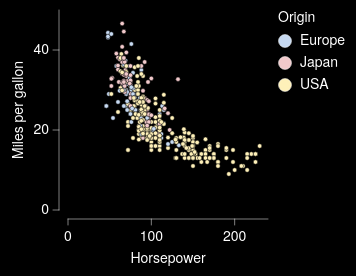

Here is the Vega-Lite specification saved for this chart:
### Vega-Lite specification from a JSON file in a GitHub repository (floating-point values rounded to 4 significant figures; data arrays with more than 128 entries replaced by an {"elided": "..."} marker saying what was removed)
{"background": "black", "config": {"arc": {"fill": "#DBDBDB", "fillOpacity": 1.0, "innerRadius": 25.0, "padAngle": 0.03, "stroke": "black", "strokeOpacity": 1, "strokeWidth": 0.25}, "area": {"fill": "#DBDBDB", "fillOpacity": 1.0, "stroke": "black", "strokeOpacity": 1, "strokeWidth": 0.25}, "axis": {"domain": true, "domainCap": "round", "domainColor": "white", "domainWidth": 0.25, "grid": false, "gridCap": "round", "gridColor": "#F1F1F1", "gridDash": [0, 0], "gridOpacity": 1.0, "gridWidth": 0.25, "labelColor": "white", "labelFont": "Helvetica Neue", "labelFontSize": 7, "labelFontStyle": "normal", "labelFontWeight": 400, "offset": 4.5, "ticks": true, "tickCap": "round", "tickColor": "white", "tickRound": false, "tickSize": 3, "tickWidth": 0.25, "titleColor": "white", "titleFont": "Helvetica Neue", "titleFontSize": 7, "titleFontStyle": "normal", "titleFontWeight": 400}, "axisX": {"domain": true, "labelAlign": "center", "labelAngle": 0, "labels": true, "ticks": true, "translate": 0}, "axisY": {"domain": true, "labelAlign": "right", "labelAngle": 0, "labels": true, "ticks": true, "translate": 0}, "axisRight": {"domain": true, "labelAlign": "left", "labelAngle": 0, "labels": true, "ticks": true, "translate": 0}, "axisTop": {"domain": true, "labelAlign": "center", "labelAngle": 0, "labels": true, "ticks": true, "translate": 0}, "axisBand": {"tickOffset": 0}, "bar": {"fill": "#DBDBDB", "fillOpacity": 1.0, "stroke": "black", "strokeOpacity": 1, "strokeWidth": 0.25}, "boxplot": {"size": 9.0, "ticks": {"cornerRadius": 0.25, "fill": "white", "size": 4.5, "thickness": 0.25}, "box": {"fillOpacity": 1.0, "stroke": "black", "strokeOpacity": 1, "strokeWidth": 0.25}, "median": {"fill": "black", "fillOpacity": 1.0, "size": 9.0, "thickness": 0.25}, "rule": {"fill": "white", "fillOpacity": 1.0, "size": 10.0, "stroke": "white", "strokeDash": [0, 0], "strokeOpacity": 1, "strokeWidth": 0.25}, "outliers": {"color": "white", "fill": "white", "fillOpacity": 1.0, "size": 0, "stroke": "black", "strokeOpacity": 1, "strokeWidth": 0.25}}, "circle": {"fill": "white", "fillOpacity": 1.0, "size": 0.5, "stroke": null, "strokeOpacity": 1, "strokeWidth": 0.25}, "errorband": {"band": {"fillOpacity": 0.6, "stroke": null, "strokeWidth": 0.25, "strokeOpacity": 1}, "borders": {"opacity": 0, "strokeOpacity": 0.25, "strokeWidth": 1}}, "errorbar": {"opacity": 1, "rule": {"strokeDash": [0, 0], "strokeWidth": 0.25}, "ticks": {"color": "white", "cornerRadius": 0.125, "opacity": 1, "size": 6.0, "thickness": 0.25}, "thickness": 0.25}, "font": "Helvetica Neue", "geoshape": {"fill": "#DBDBDB", "fillOpacity": 1.0, "stroke": "white", "strokeOpacity": 1, "strokeWidth": 0.25}, "header": {"labelColor": "white", "labelFont": "Helvetica Neue", "labelFontSize": 7, "labelFontStyle": "normal", "labelFontWeight": 400, "titleColor": "white", "titleFont": "Helvetica Neue", "titleFontSize": 7, "titleFontStyle": "normal", "titleFontWeight": 400, "titlePadding": 0}, "legend": {"disable": false, "offset": 4.5, "gradientLength": 50.0, "gradientThickness": 5.0, "gradientOpacity": 1.0, "gradientStrokeColor": "white", "gradientStrokeWidth": 0.25, "labelColor": "white", "labelFont": "Helvetica Neue", "labelFontSize": 7, "labelFontStyle": "normal", "labelFontWeight": 400, "strokeColor": "white", "strokeWidth": 0, "symbolSize": 42, "symbolStrokeColor": "white", "symbolStrokeWidth": 0.25, "titleColor": "white", "titleFont": "Helvetica Neue", "titleFontSize": 7, "titleFontStyle": "normal", "titleFontWeight": 400}, "line": {"color": "white", "stroke": "white", "strokeCap": "round", "strokeDash": [0, 0], "strokeOpacity": 1, "strokeWidth": 0.375}, "point": {"filled": true, "fill": "#DBDBDB", "fillOpacity": 1.0, "size": 5.0, "stroke": "black", "strokeOpacity": 1, "strokeWidth": 0.25}, "range": {"category": ["#C6D9F1", "#F1C9CB", "#FEF0B9", "#CEE37A", "#7AA8E0", "#E589A3", "#FDDD5D", "#68B961", "#4177B1", "#C35082", "#E5C227", "#438156"], "diverging": {"scheme": ["#C35082", "#CE6D94", "#D989A7", "#E2A4BA", "#EABFCE", "#F1DBE2", "#F6F6F6", "#D7E0EB", "#B9CBE0", "#9BB6D5", "#7DA1C9", "#5F8CBD", "#4177B1"]}, "heatmap": {"scheme": ["#DFE9F7", "#C6D9F1", "#ADC8EC", "#94B8E6", "#7AA8E0", "#6097DA", "#4D87CA", "#4177B1", "#386898", "#2F597F", "#264A69", "#1D3A58"]}, "ordinal": {"scheme": ["#F1F1F1", "#DBDBDB", "#C6C6C6", "#B2B2B2", "#9D9D9D", "#898989", "#767676", "#636363", "#515151", "#404040", "#2F2F2F", "#1F1F1F"]}, "ramp": {"scheme": ["#DFE9F7", "#C6D9F1", "#ADC8EC", "#94B8E6", "#7AA8E0", "#6097DA", "#4D87CA", "#4177B1", "#386898", "#2F597F", "#264A69", "#1D3A58"]}}, "rule": {"color": "white", "stroke": "white", "strokeCap": "round", "strokeDash": [2, 2], "strokeOpacity": 1, "strokeWidth": 0.25}, "scale": {"bandPaddingInner": 0.1, "bandPaddingOuter": 0.1, "round": false}, "rect": {"fill": "#DBDBDB", "fillOpacity": 1.0, "stroke": "black", "strokeOpacity": 1, "strokeWidth": 0.25}, "square": {"fill": "#DBDBDB", "fillOpacity": 1.0, "size": 10.0, "stroke": "black", "strokeOpacity": 1, "strokeWidth": 0.25}, "text": {"color": "white", "font": "Helvetica Neue", "fontSize": 7, "fontStyle": "normal", "fontWeight": 400}, "title": {"anchor": "middle", "frame": "group", "color": "white", "font": "Helvetica Neue", "fontSize": 7, "fontStyle": "normal", "fontWeight": 400, "subtitleColor": "white", "subtitleFont": "Helvetica Neue", "subtitleFontSize": "Helvetica Neue", "subtitleFontStyle": "normal", "subtitleFontWeight": 400}, "view": {"continuousWidth": 100, "continuousHeight": 100, "discreteWidth": 100, "discreteHeight": 100, "fill": null, "stroke": null, "strokeWidth": 0.25}}, "data": {"name": "data-7285c4e2e195e5a75737a34913199f5f"}, "mark": {"type": "point"}, "encoding": {"color": {"field": "Origin", "type": "nominal"}, "x": {"field": "Horsepower", "type": "quantitative"}, "y": {"field": "Miles_per_Gallon", "title": "Miles per gallon", "type": "quantitative"}}, "$schema": "https://vega.github.io/schema/vega-lite/v6.4.1.json", "datasets": {"data-7285c4e2e195e5a75737a34913199f5f": {"elided": "392 records"}}}
